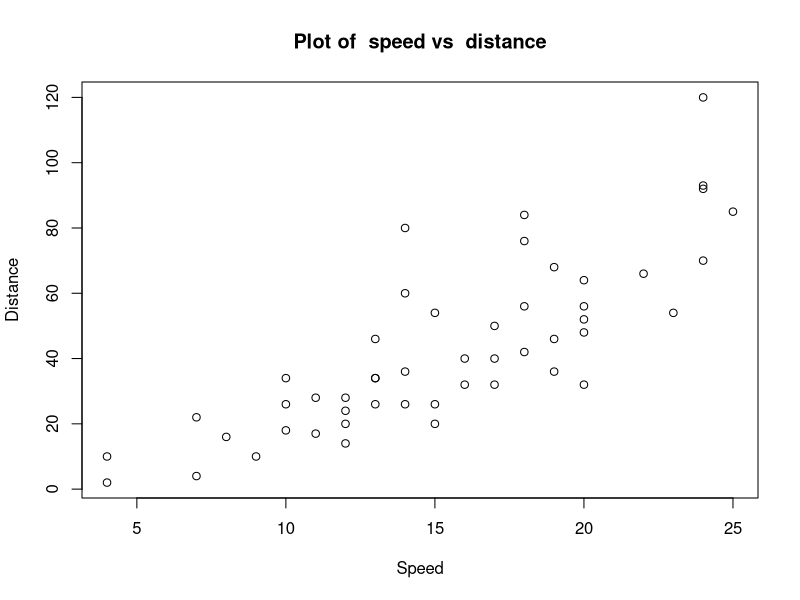
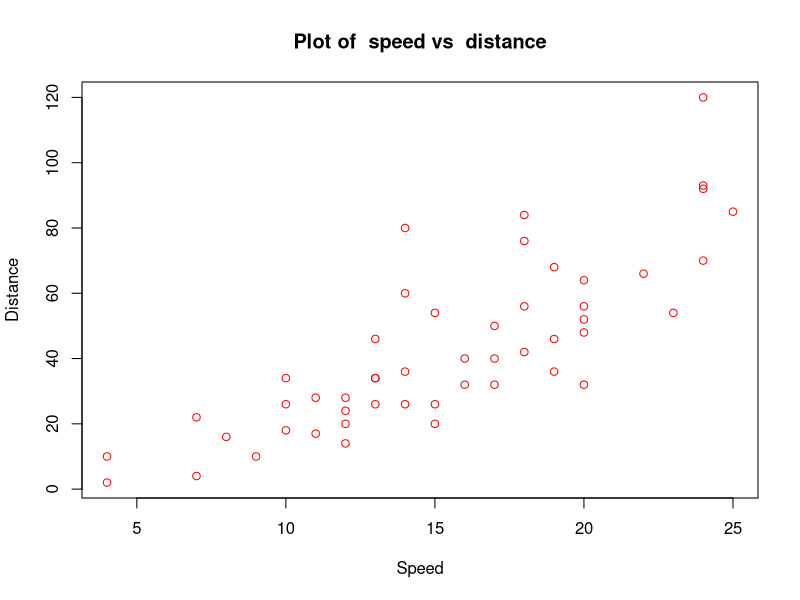
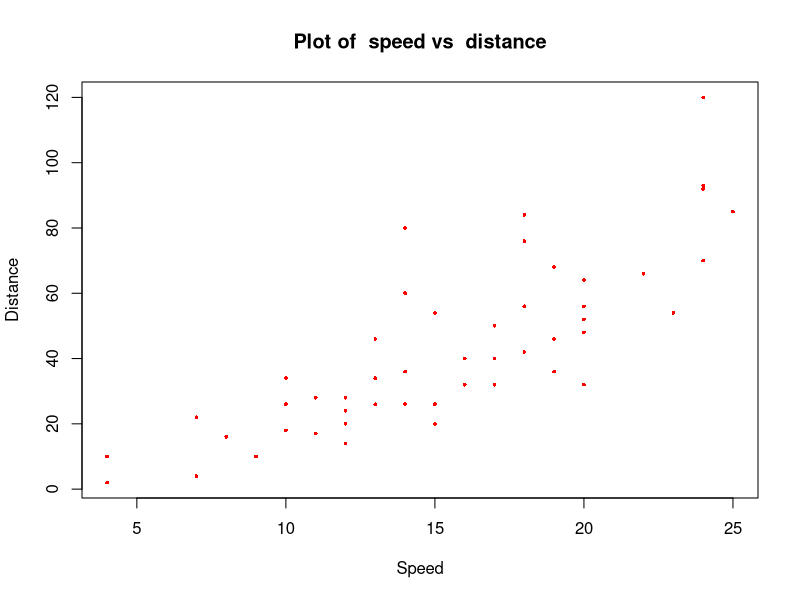
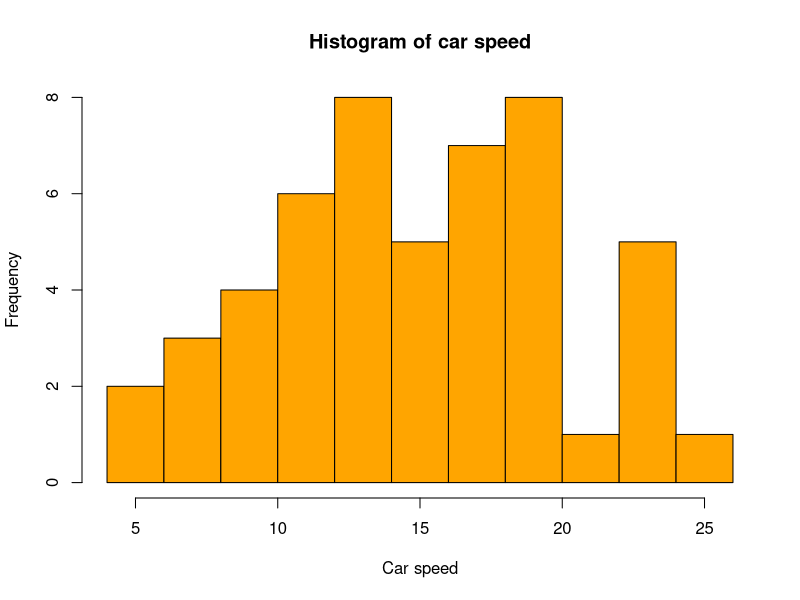

These charts were generated, in order, by the following R code:
## ---- chunk 1
x<- 5
y<- 2
x
y
x+y  
x*y
x-y
x/y
x^2 
## ---- chunk 2
x <- c(1,2,3,7,9,3) # write down each entry of vector 
x
## ---- chunk 3
x <- 1:25
x
## ---- chunk 4
x<- seq(from = 2, to = 12, by =2)
x
y<- seq(from=12,to=2,by=-2)
y
z<- seq(1,10,length.out = 40) # vector of length 40 with equally spaced entries, First entry is 1 alnd the last entry is 10. 
z
length(z)
## ---- chunk 5
x<- rep(1,25) 
x
y<- rep(1:3,3)
y
z<-rep(1:4,c(2,3,4,5))
z
## ---- chunk 6
x<-seq(from = 2, to = 12, by =0.2)
x
mean(x)
var(x)
length(x)
## ---- chunk 7
x<- 1:4
y<- 8:12
z<- c(x,y)
z
## ---- chunk 8
m<- matrix(1:20,nrow=4,byrow=T) # specifies no_of_rows(nrow)  and the matrix is filled by row (byrow=T)
m
## ---- chunk 9
m<- matrix(1:20,nrow=4,byrow=F) # specifies no_of_rows(nrow)  and the matrix is filled by column (byrow=F)
m
## ---- chunk 10
m<- matrix(1:20,ncol=10,byrow=F) # specifies no_of_columns(nrow)  and the matrix is filled by column (byrow=F)
m
## ---- chunk 11
a<-c(5,7,9)
b<-c(6,3,4)
c<-1:3
m<-cbind(a,b,c)
m
## ---- chunk 12
m<- matrix(1:20,nrow=4,byrow=T) 
m
rowSums(m)
colSums(m)
rowMeans(m)
colMeans(m)
dim(m)
## ---- chunk 13
m1<- matrix(1:25,nrow=5,byrow=T) 
m2<- matrix(3:27,nrow=5,byrow=T) 
m1
m2
m1+m2 # Has to be of same dimension
m1-m2  # Has to be of same dimension 
m1%*%m2  # note that the multiplication sign is %*% and NOT *               
## ---- chunk 14
a<- 1:5
b<- 3:7

a*b # this is dot product for vectors
m1*m2 # this is matrix elementwise product 

## ---- chunk 15
x<- seq(2,20,by=2) # This is shortcut for seq(from=2,to=20,by=2)
x

x[5] # 5th entry
x[1:4] # first four entry
x[c(2,3,5,8)] # 2nd 3rd 5th and 8th entry
x[-2] # all entries except 2nd one

x[-c(2,4,6)] # all entries except 2nd 4th and 6th entry


## ---- chunk 16
m<- matrix(1:20,nrow=4,byrow=TRUE)
m

m[2,3] # the entry of m which is at the intersection of row 2 column 3. 

m[1,] # First row of m
m[,1] # First column of m
m[c(1,3),] # row 1 and 3 of matrix m
m[c(1,3),c(2,5)] # submatrix of m with row 1 row 3, column 2 , column 5

m[-2,] # all rows except row 2

## ---- chunk 17
diag(c(2,4,6))
## ---- chunk 18
n = c(2, 3, 5,7) 
s = c("aa", "bb", "cc","dd") 
b = c(TRUE, FALSE, TRUE,TRUE) 
df = data.frame(n, s, b) 
df
## ---- chunk 19
new_row <- data.frame(n=9,s="ee",b=FALSE)
df<-rbind(df,new_row)
df
## ---- chunk 20
new_col<- data.frame(bool=c(1,0,1,1,0))
df<-cbind(df,new_col)
df
## ---- chunk 21
nrow(df) # number of observations
ncol(df)  # number of variables 
## ---- chunk 22
# Find the rows of df for which "bool" = 0
df_bool_0 <- df[df$bool==0,]
df_bool_0
## ---- chunk 23
# Create a new dataset with column "n", "s" , "b"
col_names<- c("n","s","b")
new_df<- df[,col_names]
new_df
## ---- chunk 24
for(i in 1:5){
  print(i)
}
## ---- chunk 25
b<-2
a<- 3
if(b>a){
  print('b is greater than a')
}else{
  print("b is less than or equal to a ",quote = 0)
}
## ---- chunk 26
a<- 5
i<- 0
while(i<a){
  cat("value of i is",i,"i is less than a \n")   # cat() can print several strings together
  i<- i+1
}
## ---- chunk 27
myfun<-function(a){  # a is the input 
  mean_a <- mean(a)
  var_a <- var(a)
  b<- (a-mean_a)/sqrt(var_a)
  return(b) # b is the output of the function
}
output<- myfun(1:30)
output
## ---- chunk 28
head(cars)
plot(cars$speed,cars$dist,xlab="Speed",ylab = "Distance", main = "Plot of  speed vs  distance")

## ---- chunk 29
plot(cars$speed,cars$dist,xlab="Speed",ylab = "Distance", main = "Plot of  speed vs  distance" , col='red')
## ---- chunk 30
plot(cars$speed,cars$dist,xlab="Speed",ylab = "Distance", main = "Plot of  speed vs  distance" , col='red' ,     pch = 16, cex=.5)
## ---- chunk 31
hist(cars$speed, breaks = 8, xlab = "Car speed", main="Histogram of car speed" , col = 'orange' ) # breaks gives the number of bins ( equally spaced)
## ---- chunk 32
#install.packages('readr')
## ---- chunk 33
library(readr)
## ---- chunk 34
Student <- list(name = 'Jake', age=22, major ='Statistics' , GPA = 3.8 )
Student
## ---- chunk 35
data<- list(x=cars[,1],y=cars[,2]) # from cars data
head(data)
## ---- chunk 36
summary(data)
## ---- chunk 37
my_new_fun<-function(a){
  mean_a <- mean(a)
  var_a <- var(a)
  b<- (a-mean_a)/sqrt(var_a)
  out <- list(data = a, normalizedData = b, data_mean = mean_a , data_var = var_a)
  return(out)
}
output<- my_new_fun(1:30)
output
